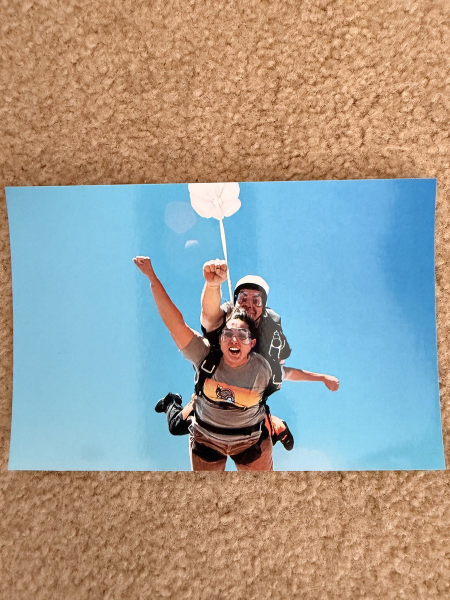
#> input picture apps/web/tests/e2e/fixtures/test_photo.jpg, 900 x 1200 px (shown at 1/2 size)
$ python -i glare_remove.py   (imports and definitions only)
#> lines starting #> are read from the running program, lines starting #| are printed output that depends on the picture; after the words box and inside, x2 and y2 are one past the last pixel; in counts of white or black regions, pixels touching at a corner belong together
#> further down, picture is the input picture: shape (1200, 900, 3); mean B, G, R 148.7, 157.3, 160.7
#!/Users/dev/dev/sundayalbum/.venv/bin/python3
"""
glare_remove.py

Creates output(s) from one input image:
1) OpenCV baseline (optional) — NOT great for glossy glare, included for comparison
2) OpenAI Images Edit (mask-free) — prompt-driven glare removal

Doc-compliant changes:
- Uses client.images.edit(...)
- DOES NOT pass unsupported args like `moderation`
- Uses only allowed `size` values: "1024x1024", "1536x1024", "1024x1536", or "auto"
- Prints:
  - original input size
  - chosen API size
  - processed output size

Requirements:
  pip install opencv-python-headless numpy pillow openai httpx

Secrets:
  secrets.json containing:
    {"OPENAI_API_KEY": "sk-..."}  (also accepts openai_api_key/api_key/key)

Usage:
  ./scripts/glare_remove.py input.jpg --outdir out --openai --scene-desc "..." --size-mode orient
"""

from __future__ import annotations

import argparse
import base64
import io
import json
import sys
from pathlib import Path
from typing import Tuple, Optional

import numpy as np
from PIL import Image
import cv2


# ----------------------------
# Limits / validation
# ----------------------------

MAX_FILE_SIZE_MB = 50
SUPPORTED_EXTENSIONS = {".png", ".jpg", ".jpeg", ".webp"}


# [41 lines left out: functions validate_image_for_api, load_openai_key, not called in this run]


# ----------------------------
# OpenCV baseline (optional)
# ----------------------------

def pil_to_bgr(pil_img: Image.Image) -> np.ndarray:
    rgb = np.array(pil_img.convert("RGB"))
    return cv2.cvtColor(rgb, cv2.COLOR_RGB2BGR)


def bgr_to_pil(bgr: np.ndarray) -> Image.Image:
    rgb = cv2.cvtColor(bgr, cv2.COLOR_BGR2RGB)
    return Image.fromarray(rgb)


def build_bright_spot_mask(bgr: np.ndarray, v_thresh: int = 245) -> np.ndarray:
    """Baseline-only: flags very bright pixels (often NOT the same as glossy glare)."""
#> called with v_thresh = 245
    hsv = cv2.cvtColor(bgr, cv2.COLOR_BGR2HSV)
#> hsv: shape (1200, 900, 3); mean H, S, V 47.1, 113.1, 197.8
    _, _, v = cv2.split(hsv)
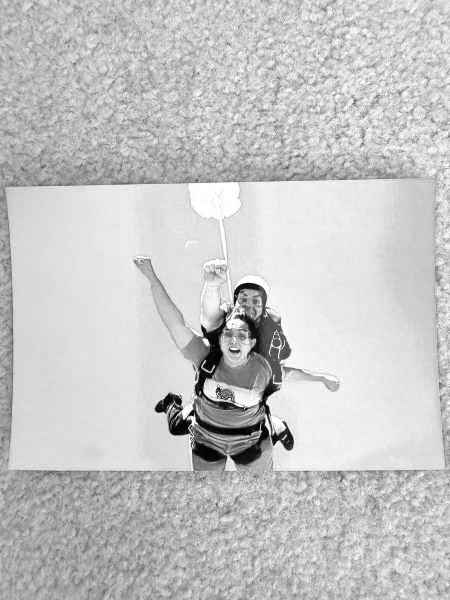
#> v: shape (1200, 900) (shown at 1/2 size); min 0, max 255, mean 197.8
    mask = (v >= v_thresh).astype(np.uint8) * 255
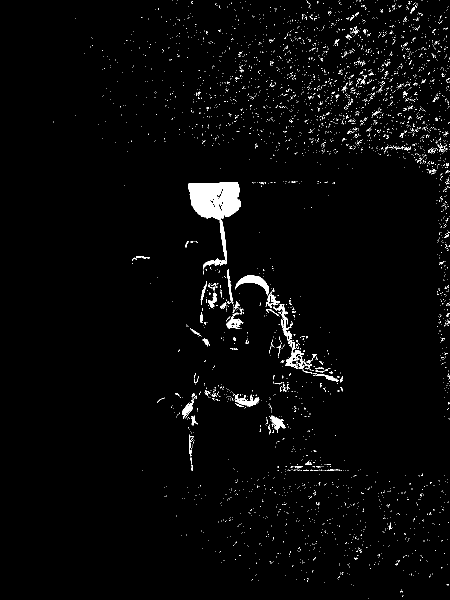
#> mask: shape (1200, 900) (shown at 1/2 size); 2.2% white; 3672 white regions (3589 under 20 px), largest, box (x1, y1, x2, y2) and area: (377, 365, 482, 539) 6960, (546, 608, 615, 738) 1424, (470, 550, 538, 591) 899
    k = np.ones((5, 5), np.uint8)
    mask = cv2.morphologyEx(mask, cv2.MORPH_CLOSE, k, iterations=1)
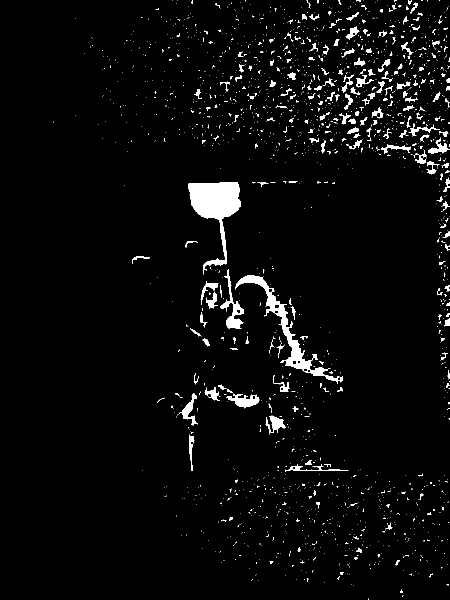
#> mask: shape (1200, 900) (shown at 1/2 size); 3.4% white; 1827 white regions (1595 under 20 px), largest, box (x1, y1, x2, y2) and area: (377, 365, 482, 549) 7330, (470, 550, 686, 768) 4918, (440, 538, 488, 658) 1397
    return mask


def opencv_inpaint(bgr: np.ndarray, mask_255: np.ndarray, radius: float = 5.0) -> np.ndarray:
    return cv2.inpaint(bgr, mask_255, float(radius), cv2.INPAINT_TELEA)


# ----------------------------
# OpenAI edit (mask-free)
# ----------------------------

ALLOWED_SIZES = {"1024x1024", "1536x1024", "1024x1536", "auto"}


# [179 lines left out: functions pick_api_size, build_prompt, openai_edit_remove_glare, main, not called in this run]


# [2 lines not run here, left out]

>>> import cv2
>>> picture = cv2.imread('../apps/web/tests/e2e/fixtures/test_photo.jpg')
>>> result = build_bright_spot_mask(picture)
